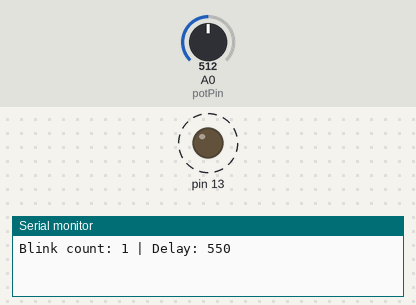
Recording of a sketch running on a simulated Arduino Uno, built with avr-gcc and run on an emulated ATmega328P. Shown: output pins drawn as LEDs (lit = HIGH), the last lines printed to the serial monitor. Dashed ring = blinking. The inputs (shaded band) are chosen by the test bench; at power-on: A0 (potPin) = 512.

Above: at 1.9 s.
2.0 s: A0 (potPin) set to 122
At 2.71 s:
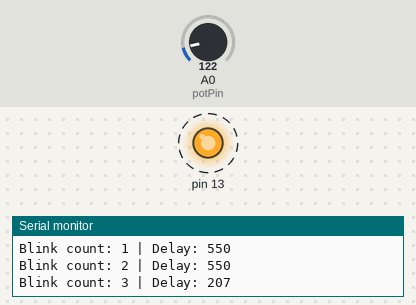
5.5 s: A0 (potPin) set to 0
At 5.76 s:
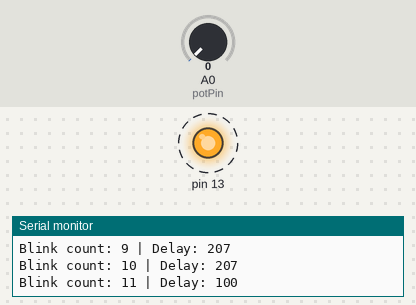
Timing chart, 0 to 15.0 s (numbered marks = the images above; inputs shaded):
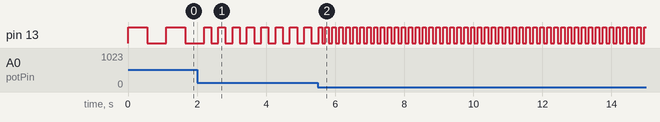

Measured:
- after the input at 2.0 s, pin 13: alternates HIGH for 0.21 s and LOW for 0.21 s, starting after 0.41 s
- after the input at 5.5 s, pin 13: alternates HIGH for 0.10 s and LOW for 0.10 s, starting after 0.12 s
- by itself, pin 13: alternates HIGH for 0.55 s and LOW for 0.55 s

The sketch:

led_blink.ino
```cpp
/*
 * Project     : LED Blink
 * Author      : Dinesh Patra
 * Date        : 04-07-2026
 * Description : LED blink with serial counter and potentiometer speed control.
 */

int blinkCount = 0;
const int potPin = A0;

void setup() {
  Serial.begin(9600);
  pinMode(13, OUTPUT);
}

void loop() {

  int value = analogRead(potPin);
  int blinkDelay = map(value, 0, 1023, 100, 1000);

  digitalWrite(13, HIGH);
  delay(blinkDelay);

  digitalWrite(13, LOW);
  delay(blinkDelay);

  blinkCount++;

  Serial.print("Blink count: ");
  Serial.print(blinkCount);
  Serial.print(" | Delay: ");
  Serial.println(blinkDelay);
}
```
